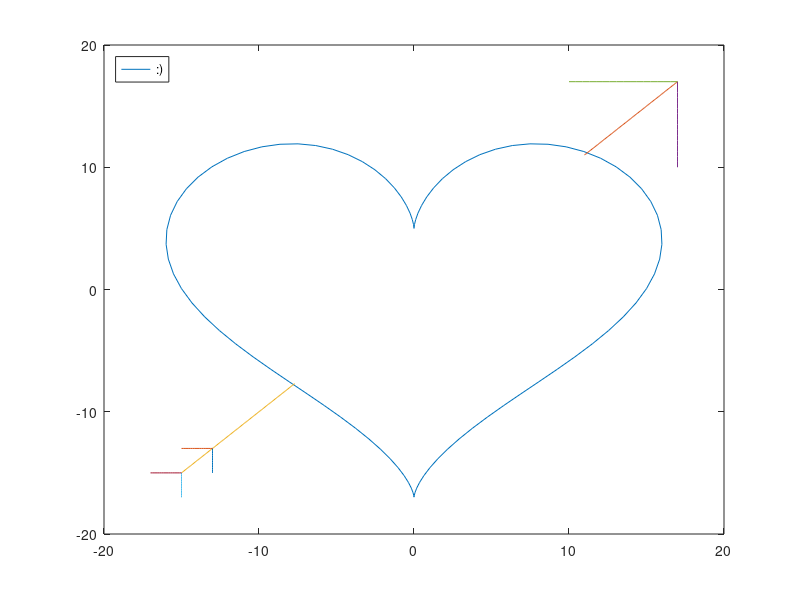

The MATLAB source for this figure:
x = @(x)(16)*(sin(x).^3);
y = @(x) 13*cos(x) - 5*cos(2*x) - 2*cos(3*x) - cos(4*x);
t = linspace(0,2*pi,100);
linePointsX1 = linspace(11,17);
linePointsX2 = linspace(-15,-7.7);
plot(x(t),y(t), linePointsX1, linePointsX1, linePointsX2, linePointsX2, ones(1,17)*17, linspace(10,17,17), linspace(10,17,17), ones(1,17)*17, ones(1,15)*-15, linspace(-15,-17,15), linspace(-15,-17,15), ones(1,15)*-15,ones(1,15)*-13, linspace(-13,-15,15), linspace(-13,-15,15), ones(1,15)*-13)
legend(':)','Location','northwest')